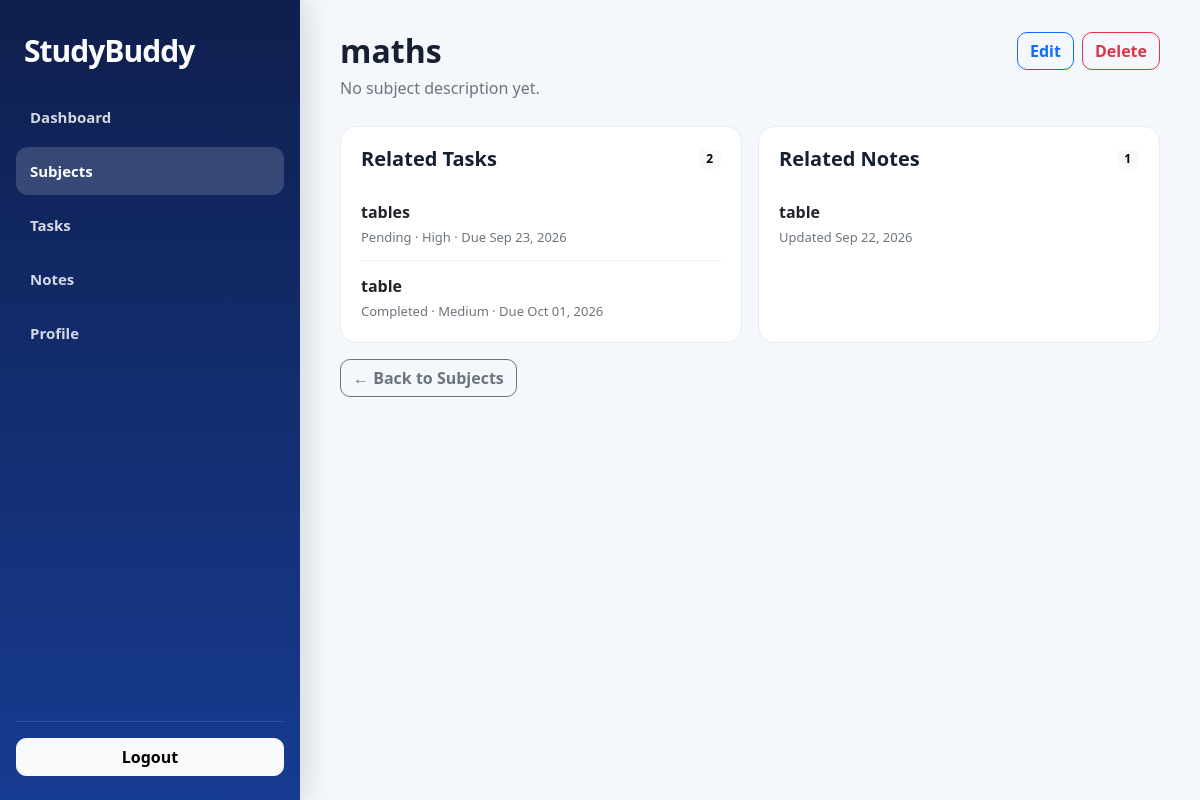
The page /subjects/2/ (signed in) on the database as committed earlier.
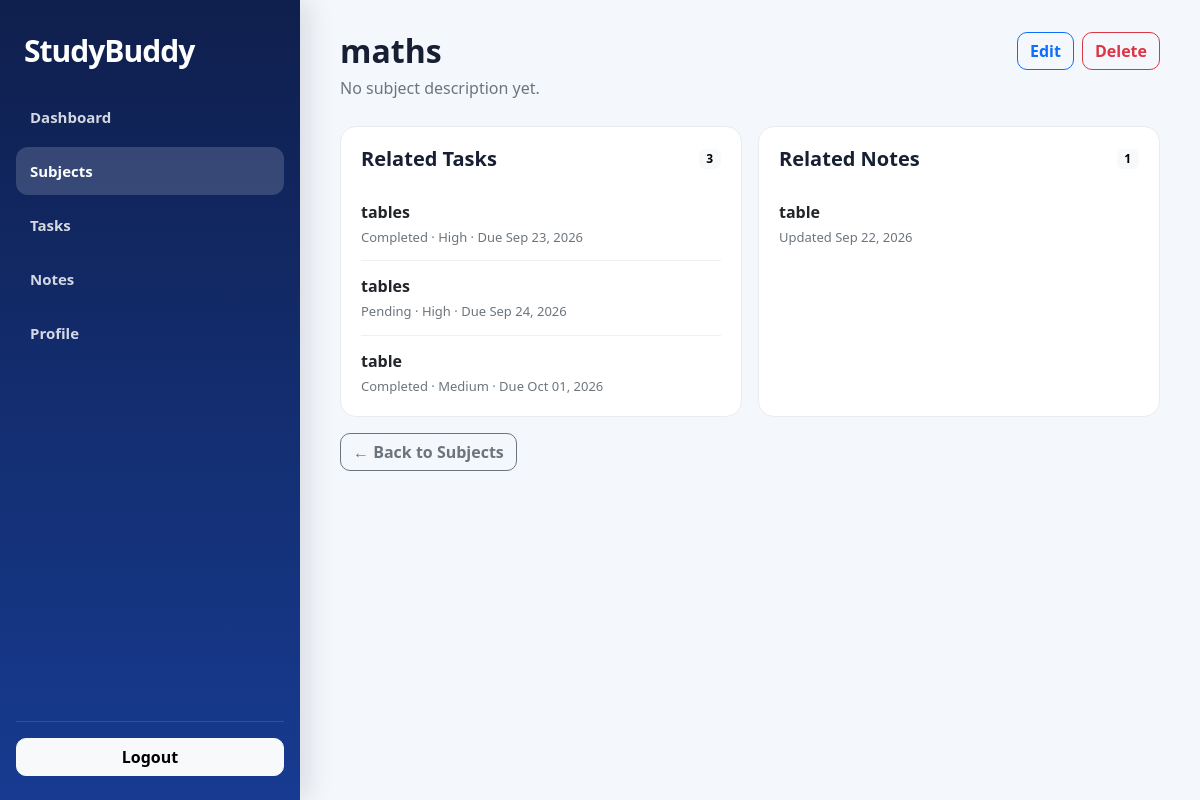
The same page on the database as committed later.
### tasks/models.py (models this page shows, shortened)
class Task(models.Model):
    STATUS_CHOICES = [
        ('Pending', 'Pending'),
        ('In Progress', 'In Progress'),
        ('Completed', 'Completed'),
    ]
    PRIORITY_CHOICES = [
        ('Low', 'Low'),
        ('Medium', 'Medium'),
        ('High', 'High'),
    ]
    user = models.ForeignKey(
        settings.AUTH_USER_MODEL,
        on_delete=models.CASCADE,
        related_name='tasks'
    )
    subject = models.ForeignKey(
        'Subject',
        on_delete=models.CASCADE,
        related_name='tasks',
        null=True,
        blank=True
    )
    title = models.CharField(
        max_length=200
    )
    description = models.TextField(
        blank=True,
        default=''
    )
    category = models.CharField(
        max_length=50,
        default='General',
        blank=True
    )
    priority = models.CharField(
        max_length=10,
        choices=PRIORITY_CHOICES,
        default='Medium'
    )
    status = models.CharField(
        max_length=20,
        choices=STATUS_CHOICES,
        default='Pending'
    )
    due_date = models.DateField(
        null=True,
        blank=True
    )
    reminder_sent_at = models.DateTimeField(
        null=True,
        blank=True
    )
    created_at = models.DateTimeField(
        auto_now_add=True
    )
    updated_at = models.DateTimeField(
        auto_now=True
    )
    class Meta:
        ordering = [
            'due_date',
            'priority',
            'title'
        ]

class Note(models.Model):
    user = models.ForeignKey(
        settings.AUTH_USER_MODEL,
        on_delete=models.CASCADE,
        related_name='notes'
    )
    subject = models.ForeignKey(
        'Subject',
        on_delete=models.SET_NULL,
        related_name='notes',
        null=True,
        blank=True
    )
    title = models.CharField(
        max_length=200
    )
    content = models.TextField()
    attachment = models.FileField(
        upload_to='notes/',
        blank=True,
        null=True
    )
    created_at = models.DateTimeField(
        auto_now_add=True
    )
    updated_at = models.DateTimeField(
        auto_now=True
    )
    class Meta:
        ordering = ['-updated_at']

### tasks/views.py (the view)
@login_required
def subject_detail(request, pk):
    subject = get_object_or_404(
        Subject,
        pk=pk,
        user=request.user
    )
    tasks = subject.tasks.filter(
        user=request.user
    ).order_by(
        'due_date',
        'priority',
        'title'
    )
    notes = subject.notes.filter(
        user=request.user
    ).order_by(
        '-updated_at'
    )
    return render(
        request,
        'subjects/subject_detail.html',
        {
            'subject': subject,
            'tasks': tasks,
            'notes': notes
        }
    )

### templates/subjects/subject_detail.html (shortened to what this page needs)
{% extends 'base.html' %}
{% block content %}
<div class="subject-detail-header">
    <div class="d-flex flex-column flex-md-row justify-content-between align-items-md-start gap-3">
        <div>
            <h2>{{ subject.name }}</h2>
            <p class="subject-description">
                {% if subject.description %}
                    {{ subject.description }}
                {% else %}
                    No subject description yet.
                {% endif %}
            </p>
        </div>
        <div class="action-buttons">
            <a
                href="{% url 'subject_edit' subject.pk %}"
                class="btn btn-outline-primary"
            >
                Edit
            </a>
            <a
                href="{% url 'subject_delete' subject.pk %}"
                class="btn btn-outline-danger"
            >
                Delete
            </a>
        </div>
    </div>
</div>
<div class="row g-3">
    <div class="col-12 col-md-6">
        <div class="detail-card">
            <div class="d-flex justify-content-between align-items-center mb-3">
                <h5 class="mb-0">Related Tasks</h5>
                <span class="badge text-bg-light">
                    {{ tasks.count }}
                </span>
            </div>
            {% if tasks %}
                {% for task in tasks %}
                    <div class="related-item">
                        <a
                            href="{% url 'task_detail' task.pk %}"
                            class="related-title"
                        >
                            {{ task.title }}
                        </a>
                        <div class="related-meta">
                            {{ task.status }} · {{ task.priority }}
                            {% if task.due_date %}
                                · Due {{ task.due_date|date:"M d, Y" }}
                            {% endif %}
                        </div>
                    </div>
                {% endfor %}
            {% else %}
                <p class="empty-related">
                    No tasks in this subject yet.
                </p>
            {% endif %}
        </div>
    </div>
    <div class="col-12 col-md-6">
        <div class="detail-card">
            <div class="d-flex justify-content-between align-items-center mb-3">
                <h5 class="mb-0">Related Notes</h5>
                <span class="badge text-bg-light">
                    {{ notes.count }}
                </span>
            </div>
            {% if notes %}
                {% for note in notes %}
                    <div class="related-item">
                        <a
                            href="{% url 'note_detail' note.pk %}"
                            class="related-title"
                        >
                            {{ note.title }}
                        </a>
                        <div class="related-meta">
                            Updated {{ note.updated_at|date:"M d, Y" }}
                        </div>
                    </div>
                {% endfor %}
            {% else %}
                <p class="empty-related">
                    No notes linked to this subject yet.
                </p>
            {% endif %}
        </div>
    </div>
</div>
<div class="mt-3">
    <a
        href="{% url 'subjects' %}"
        class="btn btn-outline-secondary"
    >
        ← Back to Subjects
    </a>
</div>
{% endblock %}

Rows that differ between the two databases and show on the page:
changed Task "Sep 23, 2026": status "Pending" → "Completed"
added Task: title "tables", status "Pending", priority "High", due_date "Sep 24, 2026"
Other text that changed with them:
{{ tasks.count }}: "2" → "3"
